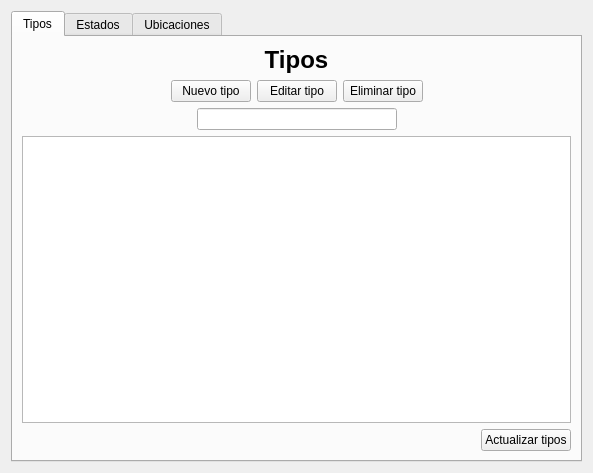
<?xml version="1.0" encoding="UTF-8"?>
<ui version="4.0">
 <class>Metadata</class>
 <widget class="QWidget" name="Metadata">
  <property name="geometry">
   <rect>
    <x>0</x>
    <y>0</y>
    <width>593</width>
    <height>473</height>
   </rect>
  </property>
  <property name="windowTitle">
   <string>Form</string>
  </property>
  <layout class="QVBoxLayout" name="verticalLayout_4">
   <item>
    <widget class="QTabWidget" name="Tipos">
     <property name="currentIndex">
      <number>0</number>
     </property>
     <widget class="QWidget" name="tab">
      <attribute name="title">
       <string>Tipos</string>
      </attribute>
      <layout class="QVBoxLayout" name="verticalLayout">
       <item>
        <widget class="QLabel" name="typesTitleLabel">
         <property name="font">
          <font>
           <pointsize>18</pointsize>
           <bold>true</bold>
          </font>
         </property>
         <property name="text">
          <string>Tipos</string>
         </property>
         <property name="alignment">
          <set>Qt::AlignmentFlag::AlignCenter</set>
         </property>
        </widget>
       </item>
       <item>
        <layout class="QHBoxLayout" name="horizontalLayout">
         <item>
          <spacer name="horizontalSpacer">
           <property name="orientation">
            <enum>Qt::Orientation::Horizontal</enum>
           </property>
           <property name="sizeHint" stdset="0">
            <size>
             <width>40</width>
             <height>20</height>
            </size>
           </property>
          </spacer>
         </item>
         <item>
          <widget class="QPushButton" name="newTypeButton">
           <property name="text">
            <string>Nuevo tipo</string>
           </property>
          </widget>
         </item>
         <item>
          <widget class="QPushButton" name="editTypeButton">
           <property name="text">
            <string>Editar tipo</string>
           </property>
          </widget>
         </item>
         <item>
          <widget class="QPushButton" name="deleteTypeButton">
           <property name="text">
            <string>Eliminar tipo</string>
           </property>
          </widget>
         </item>
         <item>
          <spacer name="horizontalSpacer_2">
           <property name="orientation">
            <enum>Qt::Orientation::Horizontal</enum>
           </property>
           <property name="sizeHint" stdset="0">
            <size>
             <width>40</width>
             <height>20</height>
            </size>
           </property>
          </spacer>
         </item>
        </layout>
       </item>
       <item>
        <layout class="QHBoxLayout" name="horizontalLayout_3">
         <property name="topMargin">
          <number>0</number>
         </property>
         <item>
          <spacer name="horizontalSpacer_4">
           <property name="orientation">
            <enum>Qt::Orientation::Horizontal</enum>
           </property>
           <property name="sizeHint" stdset="0">
            <size>
             <width>40</width>
             <height>20</height>
            </size>
           </property>
          </spacer>
         </item>
         <item>
          <widget class="QLineEdit" name="searchTypeLineEdit">
           <property name="minimumSize">
            <size>
             <width>200</width>
             <height>0</height>
            </size>
           </property>
          </widget>
         </item>
         <item>
          <spacer name="horizontalSpacer_5">
           <property name="orientation">
            <enum>Qt::Orientation::Horizontal</enum>
           </property>
           <property name="sizeHint" stdset="0">
            <size>
             <width>40</width>
             <height>20</height>
            </size>
           </property>
          </spacer>
         </item>
        </layout>
       </item>
       <item>
        <widget class="QTableView" name="typesTableView"/>
       </item>
       <item>
        <layout class="QHBoxLayout" name="horizontalLayout_2">
         <item>
          <spacer name="horizontalSpacer_3">
           <property name="orientation">
            <enum>Qt::Orientation::Horizontal</enum>
           </property>
           <property name="sizeHint" stdset="0">
            <size>
             <width>40</width>
             <height>20</height>
            </size>
           </property>
          </spacer>
         </item>
         <item>
          <widget class="QPushButton" name="refreshTypesButton">
           <property name="text">
            <string>Actualizar tipos</string>
           </property>
          </widget>
         </item>
        </layout>
       </item>
      </layout>
     </widget>
     <widget class="QWidget" name="tab_2">
      <attribute name="title">
       <string>Estados</string>
      </attribute>
      <layout class="QVBoxLayout" name="verticalLayout_2">
       <item>
        <widget class="QLabel" name="statesTitleLabel">
         <property name="font">
          <font>
           <pointsize>18</pointsize>
           <bold>true</bold>
          </font>
         </property>
         <property name="text">
          <string>Estados</string>
         </property>
         <property name="alignment">
          <set>Qt::AlignmentFlag::AlignCenter</set>
         </property>
        </widget>
       </item>
       <item>
        <layout class="QHBoxLayout" name="horizontalLayout_4">
         <item>
          <spacer name="horizontalSpacer_6">
           <property name="orientation">
            <enum>Qt::Orientation::Horizontal</enum>
           </property>
           <property name="sizeHint" stdset="0">
            <size>
             <width>40</width>
             <height>20</height>
            </size>
           </property>
          </spacer>
         </item>
         <item>
          <widget class="QPushButton" name="newStateButton">
           <property name="text">
            <string>Nuevo estado</string>
           </property>
          </widget>
         </item>
         <item>
          <widget class="QPushButton" name="editStateButton">
           <property name="text">
            <string>Editar estado</string>
           </property>
          </widget>
         </item>
         <item>
          <widget class="QPushButton" name="deleteStateButton">
           <property name="text">
            <string>Eliminar estado</string>
           </property>
          </widget>
         </item>
         <item>
          <spacer name="horizontalSpacer_7">
           <property name="orientation">
            <enum>Qt::Orientation::Horizontal</enum>
           </property>
           <property name="sizeHint" stdset="0">
            <size>
             <width>40</width>
             <height>20</height>
            </size>
           </property>
          </spacer>
         </item>
        </layout>
       </item>
       <item>
        <layout class="QHBoxLayout" name="horizontalLayout_5">
         <item>
          <spacer name="horizontalSpacer_9">
           <property name="orientation">
            <enum>Qt::Orientation::Horizontal</enum>
           </property>
           <property name="sizeHint" stdset="0">
            <size>
             <width>40</width>
             <height>20</height>
            </size>
           </property>
          </spacer>
         </item>
         <item>
          <widget class="QLineEdit" name="searchStateLineEdit">
           <property name="minimumSize">
            <size>
             <width>200</width>
             <height>0</height>
            </size>
           </property>
          </widget>
         </item>
         <item>
          <spacer name="horizontalSpacer_8">
           <property name="orientation">
            <enum>Qt::Orientation::Horizontal</enum>
           </property>
           <property name="sizeHint" stdset="0">
            <size>
             <width>40</width>
             <height>20</height>
            </size>
           </property>
          </spacer>
         </item>
        </layout>
       </item>
       <item>
        <widget class="QTableView" name="statesTableView"/>
       </item>
       <item>
        <layout class="QHBoxLayout" name="horizontalLayout_6">
         <item>
          <spacer name="horizontalSpacer_10">
           <property name="orientation">
            <enum>Qt::Orientation::Horizontal</enum>
           </property>
           <property name="sizeHint" stdset="0">
            <size>
             <width>40</width>
             <height>20</height>
            </size>
           </property>
          </spacer>
         </item>
         <item>
          <widget class="QPushButton" name="refreshStatesButton">
           <property name="text">
            <string>Actualizar estados</string>
           </property>
          </widget>
         </item>
        </layout>
       </item>
      </layout>
     </widget>
     <widget class="QWidget" name="tab_3">
      <attribute name="title">
       <string>Ubicaciones</string>
      </attribute>
      <layout class="QVBoxLayout" name="verticalLayout_3">
       <item>
        <widget class="QLabel" name="locationsTitleLabel">
         <property name="font">
          <font>
           <pointsize>18</pointsize>
           <bold>true</bold>
          </font>
         </property>
         <property name="text">
          <string>Ubicaciones</string>
         </property>
         <property name="alignment">
          <set>Qt::AlignmentFlag::AlignCenter</set>
         </property>
        </widget>
       </item>
       <item>
        <layout class="QHBoxLayout" name="horizontalLayout_7">
         <item>
          <spacer name="horizontalSpacer_11">
           <property name="orientation">
            <enum>Qt::Orientation::Horizontal</enum>
           </property>
           <property name="sizeHint" stdset="0">
            <size>
             <width>40</width>
             <height>20</height>
            </size>
           </property>
          </spacer>
         </item>
         <item>
          <widget class="QPushButton" name="newLocationButton">
           <property name="text">
            <string>Nueva ubicación</string>
           </property>
          </widget>
         </item>
         <item>
          <widget class="QPushButton" name="editLocationButton">
           <property name="text">
            <string>Editar ubicación</string>
           </property>
          </widget>
         </item>
         <item>
          <widget class="QPushButton" name="deleteLocationButton">
           <property name="text">
            <string>Eliminar ubicación</string>
           </property>
          </widget>
         </item>
         <item>
          <spacer name="horizontalSpacer_12">
           <property name="orientation">
            <enum>Qt::Orientation::Horizontal</enum>
           </property>
           <property name="sizeHint" stdset="0">
            <size>
             <width>40</width>
             <height>20</height>
            </size>
           </property>
          </spacer>
         </item>
        </layout>
       </item>
       <item>
        <layout class="QHBoxLayout" name="horizontalLayout_9">
         <item>
          <spacer name="horizontalSpacer_14">
           <property name="orientation">
            <enum>Qt::Orientation::Horizontal</enum>
           </property>
           <property name="sizeHint" stdset="0">
            <size>
             <width>40</width>
             <height>20</height>
            </size>
           </property>
          </spacer>
         </item>
         <item>
          <widget class="QLineEdit" name="searchLocationLineEdit"/>
         </item>
         <item>
          <spacer name="horizontalSpacer_13">
           <property name="orientation">
            <enum>Qt::Orientation::Horizontal</enum>
           </property>
           <property name="sizeHint" stdset="0">
            <size>
             <width>40</width>
             <height>20</height>
            </size>
           </property>
          </spacer>
         </item>
        </layout>
       </item>
       <item>
        <widget class="QTableView" name="locationsTableView"/>
       </item>
       <item>
        <layout class="QHBoxLayout" name="horizontalLayout_10">
         <item>
          <spacer name="horizontalSpacer_15">
           <property name="orientation">
            <enum>Qt::Orientation::Horizontal</enum>
           </property>
           <property name="sizeHint" stdset="0">
            <size>
             <width>40</width>
             <height>20</height>
            </size>
           </property>
          </spacer>
         </item>
         <item>
          <widget class="QPushButton" name="refreshLocationsButton">
           <property name="text">
            <string>Actualizar ubicaciones</string>
           </property>
          </widget>
         </item>
        </layout>
       </item>
      </layout>
     </widget>
    </widget>
   </item>
  </layout>
 </widget>
 <resources/>
 <connections/>
</ui>
